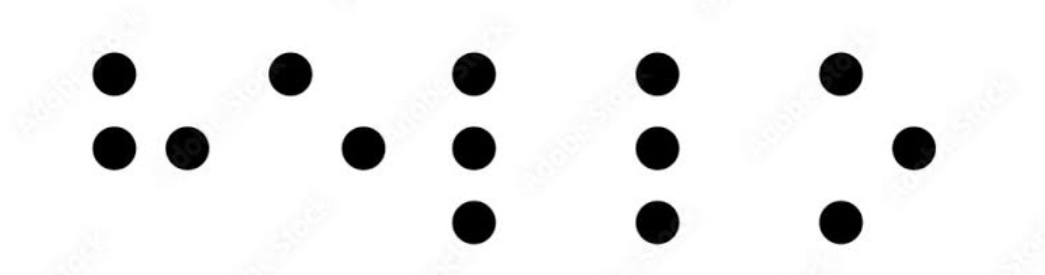
#> input picture hello.jpg, 1045 x 275 px, found by its file name
$ python 'image cropping 1.py'
#> lines starting #> are read from the running program, lines starting #| are printed output that depends on the picture
from PIL import Image

def crop_image(input_image_path,output_image_path, crop_box):
    """
    Crop the input image using the specified crop box coordinates and save the cropped image.

    :param input_image_path: Path to the input image file.
    :param output_image_path: Path to save the cropped image file.
    :param crop_box: Tuple (left, upper, right, lower) specifying the crop box coordinates.
    """
#> called with crop_box = (410, 0, 570, 300)
    # Open the input image
    img = Image.open(input_image_path)
#> img is the input picture: PIL image 1045x275 RGB; min 0, max 255, mean 236.1

    # Crop the image using the specified box coordinates
    cropped_img = img.crop(crop_box)
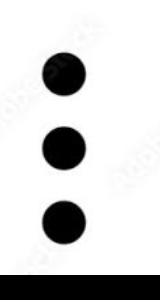
#> cropped_img: PIL image 160x300 RGB; min 0, max 255, mean 209.6

    # Save the cropped image
    cropped_img.save(output_image_path)

# Example usage:
input_image_path = "/Users/niranjanasiju/Desktop/practice python/hello.jpg"
output_image_path = "/Users/niranjanasiju/Desktop/practice python/temp image.jpg"

# Define the crop box coordinates: (left, upper, right, lower)
crop_box = (410,0,570, 300)  # Crop a 200x200 region starting from (100, 100)

# Crop the image and save the cropped image
crop_image(input_image_path, output_image_path, crop_box)

$ run again, with smile.jpg copied over hello.jpg
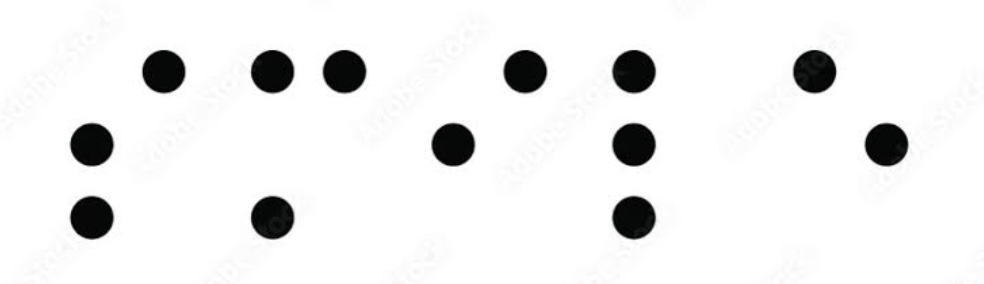
#> input picture smile.jpg, 984 x 284 px, found by its file name
#> in crop_image, img is the input picture: PIL image 984x284 RGB; mean R, G, B 237.5, 237.6, 237.5
#> in crop_image, `cropped_img = img.crop(crop_box)`:
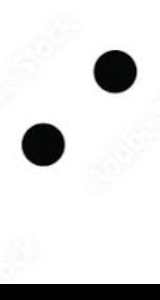
#> cropped_img: PIL image 160x300 RGB; mean R, G, B 225.6, 225.6, 225.6
